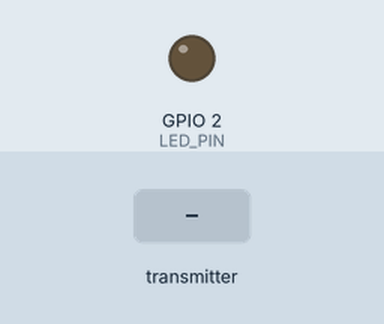
Recording of a sketch running on a simulated ESP32. Parts: output pins drawn as LEDs (lit = HIGH). Inputs (shaded band) come from the test bench. Random numbers use the default seed unless the sketch sets one; what the sketch prints to the serial monitor is not drawn.

Above: at 2.2 s.
2.3 s: the transmitter starts sending trigger_state = 1
At 3.5 s:
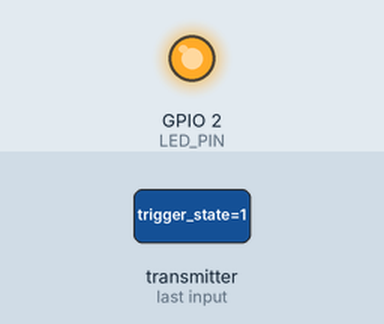
3.8 s: the transmitter starts sending trigger_state = 0
At 4.7 s:
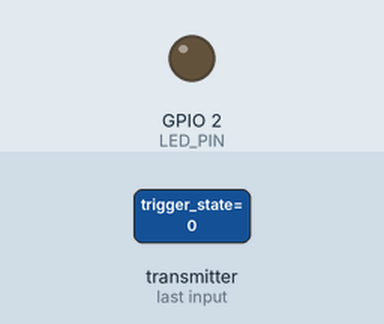
Timing chart, 0 to 6.8 s (numbered marks = the images above; inputs shaded):
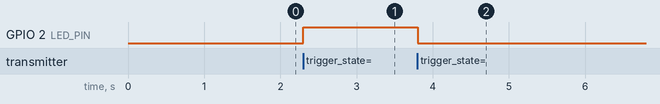

The sketch:

02_ESP_NOW_Responder.ino
```cpp
#include <WiFi.h>
#include <esp_now.h>

#define ENCRYPTION
#ifdef ENCRYPTION
#include <esp_wifi.h>
// 16-Byte Encryption Keys (MUST MATCH BOARD A EXACTLY)
static const char PMK_KEY[] = "16BytePMKKey1234";
static const char LMK_KEY[] = "16ByteLMKKey5678";
#endif

// ⚠️ REPLACE WITH BOARD A's MAC ADDRESS
uint8_t boardAMac[] = { 0xAC, 0xA7, 0x04, 0xE0, 0x4E, 0x64 };  // COM3
//uint8_t boardAMac[] = { 0x44, 0x1B, 0xF6, 0xD6, 0x3E, 0x30 };  // COM4

// Shared Data Structures
typedef struct struct_command {
  int command_id;
  bool trigger_state;
} struct_command;

typedef struct struct_response {
  int response_from;
  float temp_reading;
  bool led_status;
} struct_response;

struct_command incomingCmd;
struct_response outgoingReply;
esp_now_peer_info_t peerInfo;

const int LED_PIN = 2;  // Built-in LED

// Delivery Confirmation Callback (Compatible with ESP32 Core v2.x and v3.x)
#if defined(ESP_ARDUINO_VERSION_MAJOR) && ESP_ARDUINO_VERSION_MAJOR >= 3
void OnDataSent(const wifi_tx_info_t *tx_info, esp_now_send_status_t status) {
#else
void OnDataSent(const uint8_t *mac_addr, esp_now_send_status_t status) {
#endif
  Serial.print("Reply Delivery to Board A: ");
  Serial.println(status == ESP_NOW_SEND_SUCCESS ? "Success" : "Failed");
}

#if defined(ESP_ARDUINO_VERSION_MAJOR) && ESP_ARDUINO_VERSION_MAJOR >= 3
void OnDataRecv(const esp_now_recv_info_t *recv_info, const uint8_t *incomingDataPtr, int len) {
#else
void OnDataRecv(const uint8_t *mac, const uint8_t *incomingDataPtr, int len) {
#endif
  memcpy(&incomingCmd, incomingDataPtr, sizeof(incomingCmd));

#ifdef ENCRYPTION
Serial.println("\n📥 [Board B] Decrypted Command Received!");
#else
  Serial.println("\n📥 [Board B] Command Received from Board A!");
#endif
  Serial.printf("  Command ID: %d | Requested State: %s\n",
                incomingCmd.command_id,
                incomingCmd.trigger_state ? "HIGH" : "LOW");

  // 1. Execute hardware action based on command
  digitalWrite(LED_PIN, incomingCmd.trigger_state ? HIGH : LOW);

  // 2. Prepare reply payload
  outgoingReply.response_from = 2;
  outgoingReply.temp_reading = 24.0 + (random(-100, 100) / 10.0);  // Simulated sensor
  outgoingReply.led_status = incomingCmd.trigger_state;

  // 3. Immediately reply back to Board A
#ifdef ENCRYPTION
   Serial.println("📤 [Board B] Sending Encrypted ACK Reply...");
#else
  Serial.println("📤 [Board B] Sending status ACK back to Board A...\n");
#endif
  Serial.printf("Response from: #%d\n", outgoingReply.response_from);
  Serial.printf("Temperature: %.2f\n", outgoingReply.temp_reading);
  Serial.printf("LED Status: %s\n", outgoingReply.led_status ? "HIGH" : "LOW");

  esp_now_send(boardAMac, (uint8_t *)&outgoingReply, sizeof(outgoingReply));
}

void setup() {
  Serial.begin(115200);
  delay(1000);

  pinMode(LED_PIN, OUTPUT);
  WiFi.mode(WIFI_STA);

  if (esp_now_init() != ESP_OK) {
    Serial.println("Error initializing ESP-NOW");
    return;
  }

#ifdef ENCRYPTION
  // Set Primary Master Key
  esp_now_set_pmk((uint8_t *)PMK_KEY);
#endif
  esp_now_register_send_cb(OnDataSent);
  esp_now_register_recv_cb(OnDataRecv);

#ifdef ENCRYPTION
  // Configure Peer with LMK and Encryption
  memset(&peerInfo, 0, sizeof(peerInfo));
  memcpy(peerInfo.peer_addr, boardAMac, 6);
  peerInfo.channel = 1;      // Must match explicit Wi-Fi channel
  peerInfo.encrypt = true;    // Enable AES-128
  memcpy(peerInfo.lmk, LMK_KEY, 16);
#else
  // Register Board A as a Peer
  memcpy(peerInfo.peer_addr, boardAMac, 6);
  peerInfo.channel = 0;
  peerInfo.encrypt = false;
#endif

  if (esp_now_add_peer(&peerInfo) != ESP_OK) {
    Serial.println("Failed to add Board A as peer");
    return;
  }

  Serial.println("Board B (Responder) Listening...");
}

void loop() {
  // Loop remains empty; responses are event-triggered in OnDataRecv
}
```

Measured:
- after the input at 2.3 s, GPIO 2 (LED_PIN): LOW → HIGH at once
- after the input at 3.8 s, GPIO 2 (LED_PIN): HIGH → LOW at once
